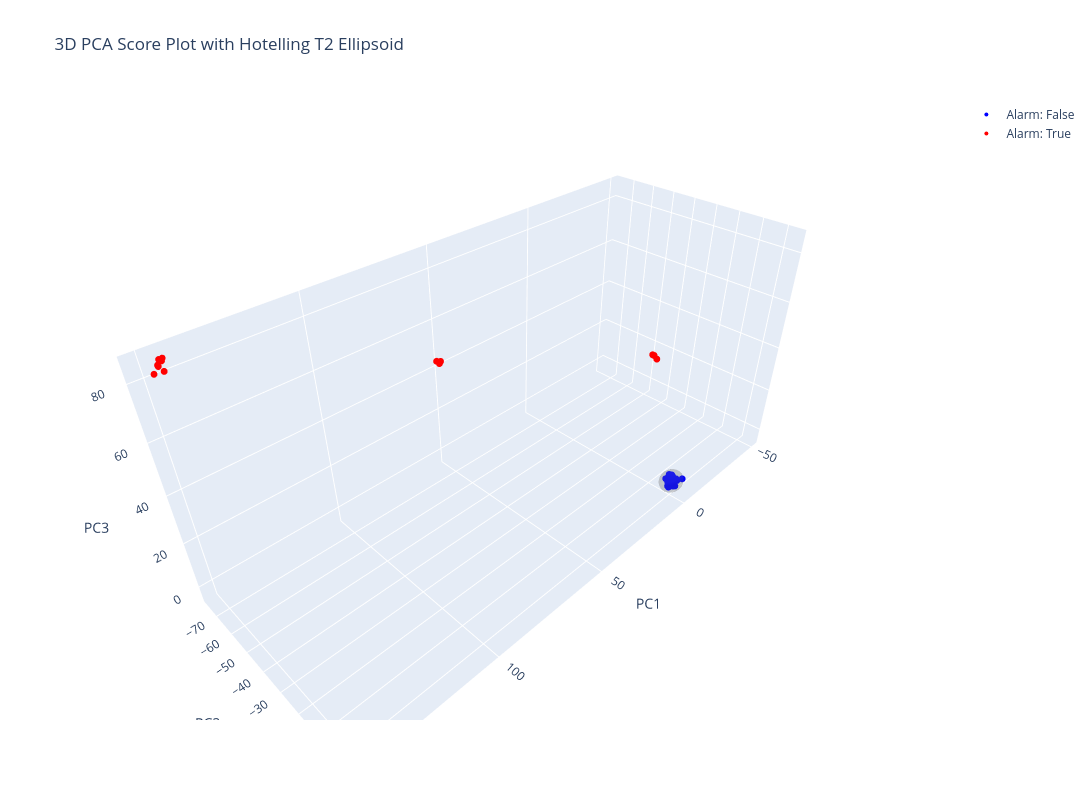

Source (notebook cell):
### Code cell
# Representing the PCA space and batches within this space

df_plot = pd.DataFrame(scores, columns=["PC1", "PC2", "PC3"])
df_plot['Alarm'] = df_pca_final['Alarm'].values
df_plot['Status'] = df_pca_final['Status'].values

radius_x = np.sqrt(t2_threshold * eigenvalues[0])
radius_y = np.sqrt(t2_threshold * eigenvalues[1])
radius_z = np.sqrt(t2_threshold * eigenvalues[2])

# 3. Create the Ellipse Shape
phi = np.linspace(0, np.pi, 50)
theta = np.linspace(0, 2 * np.pi, 50)
phi, theta = np.meshgrid(phi, theta)

x_ellipse = radius_x * np.sin(phi) * np.cos(theta)
y_ellipse = radius_y * np.sin(phi) * np.sin(theta)
z_ellipse = radius_z * np.cos(phi)


fig = go.Figure()

for alarm_val, color in zip([False, True], ['blue', 'red']):
    mask = df_plot['Alarm'] == alarm_val
    fig.add_trace(go.Scatter3d(
        x=df_plot.loc[mask, 'PC1'],
        y=df_plot.loc[mask, 'PC2'],
        z=df_plot.loc[mask, 'PC3'],
        mode='markers',
        marker=dict(size=4, color=color),
        name=f'Alarm: {alarm_val}'
    ))

fig.add_trace(go.Surface(
    x=x_ellipse, y=y_ellipse, z=z_ellipse,
    opacity=0.2,
    showscale=False,
    colorscale=[[0, 'gray'], [1, 'gray']],
    name='95% T2 Ellipsoid'
))

fig.update_layout(
    scene=dict(
        xaxis_title='PC1',
        yaxis_title='PC2',
        zaxis_title='PC3'
    ),
    title="3D PCA Score Plot with Hotelling T2 Ellipsoid"
)

fig.update_layout(
    width=1200,
    height=800,
    scene=dict(
        xaxis_title='PC1',
        yaxis_title='PC2',
        zaxis_title='PC3'
    ),
)
fig.show()

### Figure 1 — Plotly figure (JSON) as saved in the notebook; plotly's stock layout.template omitted (floating-point values rounded to 4 significant figures; data arrays with more than 128 entries replaced by an {"elided": "..."} marker saying what was removed)
{"data": [{"marker": {"color": "blue", "size": 4}, "mode": "markers", "name": "Alarm: False", "type": "scatter3d", "x": [0.3311, -0.5424, 2.854, -1.257, -0.1826, 0.8408, -1.357, -0.2971, -2.107, 1.241, 0.826, -0.17, -4.191, -0.4627, -0.9106, 0.462, 0.4825, -1.657, -1.184, -0.0646, 1.271, -0.05682, 1.635, -0.2564, 1.424, 3.766, -0.4624, 1.406, -1.055, -1.063, 0.8047, 0.02139, 0.2228, 0.7435, -1.056], "y": [0.9793, 0.09313, 0.4019, -2.041, -2.148, 0.197, -0.448, -0.08076, 0.4539, -0.1879, 2.385, -0.926, 2.213, -0.3422, 1.424, 0.6618, -0.4772, 0.4921, -0.801, -0.1621, -0.009245, -1.521, -0.4612, -2.673, 0.6934, 1.376, -1.68, 0.284, 0.8081, 1.801, -0.5735, 1.116, -0.4475, -0.2171, -0.1829], "z": [1.881, 0.135, -0.6095, 1.298, -0.04689, -1.379, 1.197, 1.072, -0.3778, 0.2701, -0.6342, -0.2626, -0.1509, -1.557, 1.317, -1.576, -0.9083, -2.885, 1.827, 0.1904, 0.7288, -0.1669, -0.03138, -0.659, 1.237, 0.01138, -0.9392, 1.686, 0.7506, 0.654, 0.4542, -1.944, -1.38, 0.1786, 0.62]}, {"marker": {"color": "red", "size": 4}, "mode": "markers", "name": "Alarm: True", "type": "scatter3d", "x": [58.13, 145.5, 57.85, 146.0, 145.0, -46.83, -47.55, 57.38, 146.9, 57.94, -48.19, 148.5, 146.3, 145.3, 144.9], "y": [-65.79, -75.05, -67.67, -74.87, -76.07, -44.96, -43.77, -66.41, -73.78, -65.33, -46.59, -74.1, -76.33, -76.2, -75.11], "z": [50.16, 81.78, 50.17, 85.84, 84.47, 17.64, 15.95, 50.32, 84.52, 51.17, 16.72, 82.61, 83.53, 84.58, 85.71]}, {"colorscale": [[0, "gray"], [1, "gray"]], "name": "95% T2 Ellipsoid", "opacity": 0.2, "showscale": false, "type": "surface", "x": {"elided": "50x50 float values"}, "y": {"elided": "50x50 float values"}, "z": {"elided": "50x50 float values"}}], "layout": {"height": 800, "scene": {"xaxis": {"title": {"text": "PC1"}}, "yaxis": {"title": {"text": "PC2"}}, "zaxis": {"title": {"text": "PC3"}}}, "title": {"text": "3D PCA Score Plot with Hotelling T2 Ellipsoid"}, "width": 1200}}
